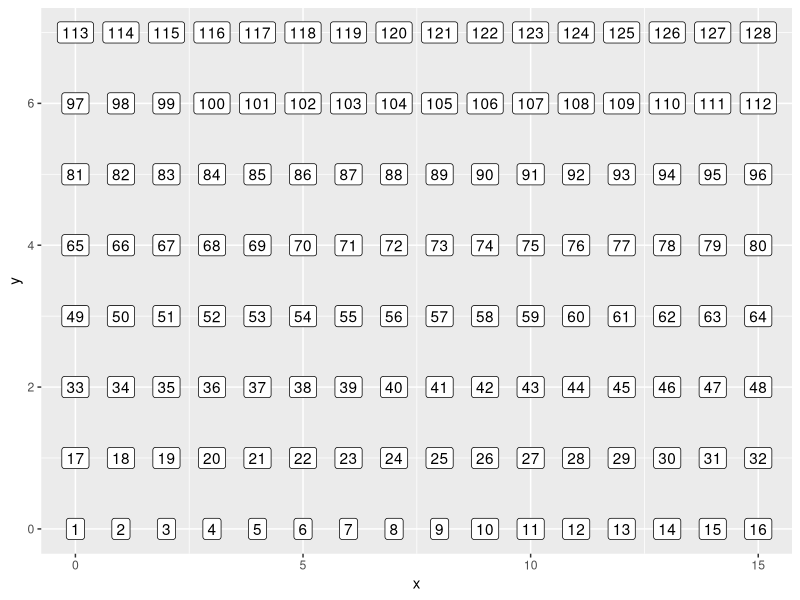
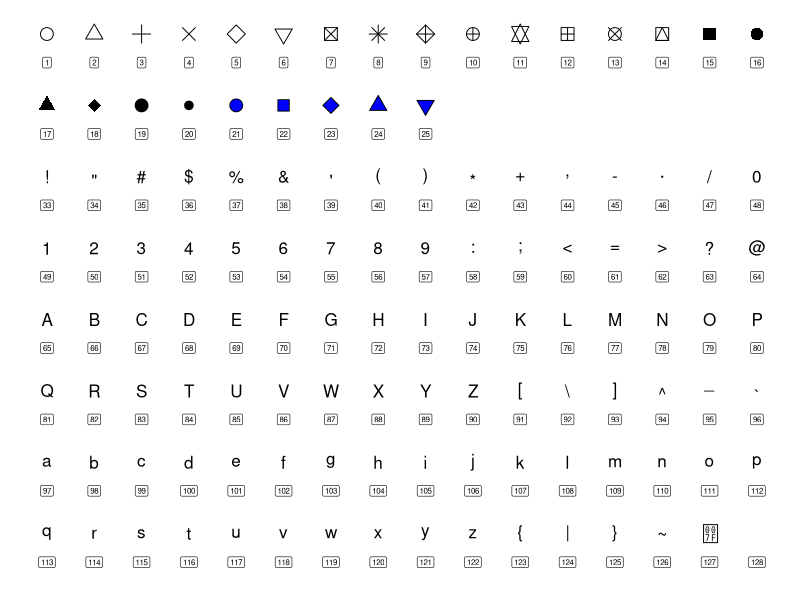

These figures' R source, in order:
library(tidyverse)

x <- rep(0:15, 8)
y <- rep(0:7, each=16)
shape <- 1:128

df_shapes <- data.frame(x=x, y=y, shape=shape) 

ggplot(df_shapes, aes(x,y))+geom_label(aes(label=shape))


df_label <- df_shapes %>% filter(!shape %in% c(26:32))

ggplot(data=(df_shapes), aes(x,y)) +
  geom_point(shape = as.factor(shape), size=4, fill="blue") +
  scale_shape_manual(values = c(1:128)) +
  geom_label(data=df_label, aes(x=x,y=y,label=shape), nudge_y = -0.4, size=2, label.size = .2) +
  theme_minimal() +
  theme(legend.position = "none",
        axis.title = element_blank(),
        axis.text = element_blank()) +
  theme(panel.grid = element_blank()) +
  scale_y_reverse() +
  NULL
